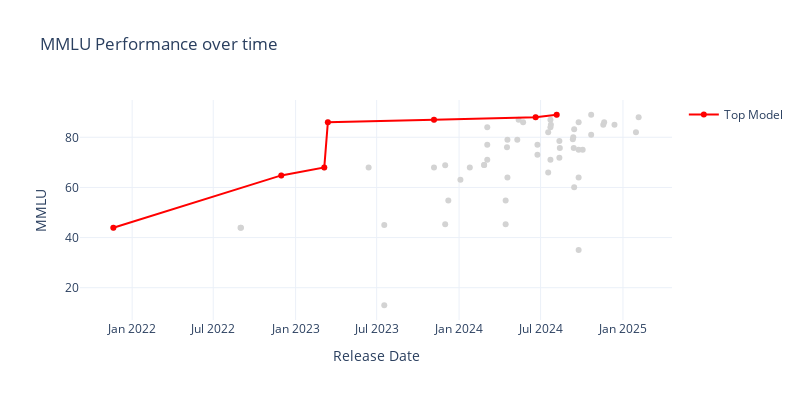
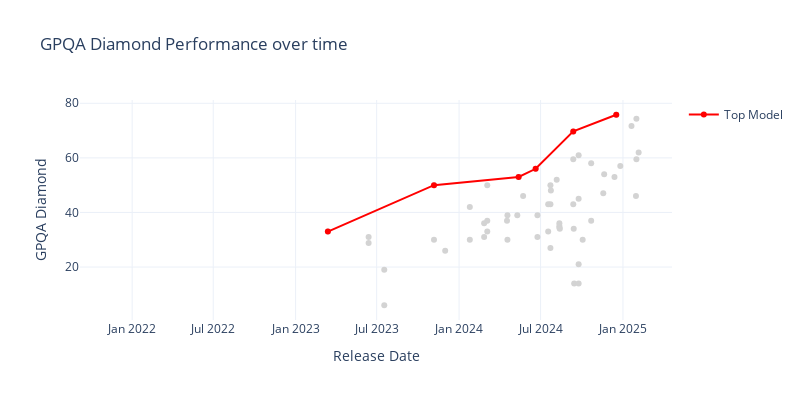
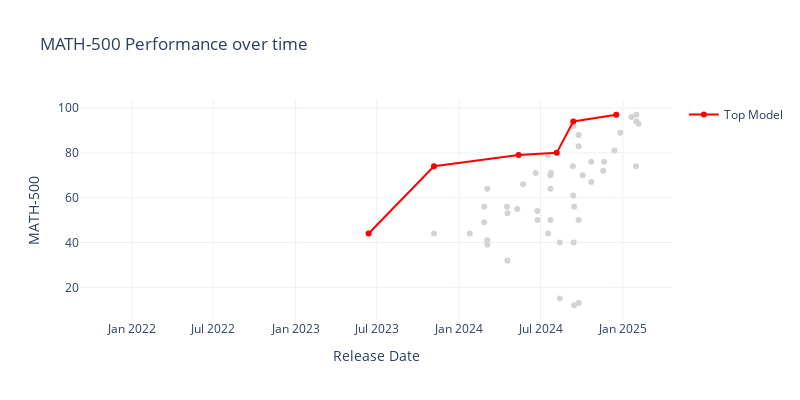
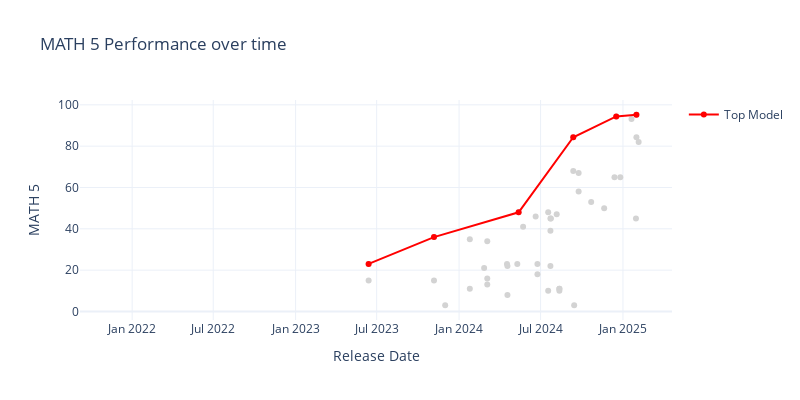

Notebook code for these charts, in order:
### Code cell
top_n = 1
aa_df = aa_df.sort_values(by='Release Date')

top_models_df_lookup = {}
for benchmark in benchmarks:
    # Get the top-1 model by benchmark score at each point in time
    ever_top_n_models = set()
    unique_dates = aa_df['Release Date'].sort_values().unique()
    for date in unique_dates:
        df_up_to_date = aa_df[aa_df['Release Date'] <= date]
        top_n_models = df_up_to_date.nlargest(top_n, benchmark)
        top_n_model_names = top_n_models['Model Name and Date'].tolist()
        ever_top_n_models.update(top_n_model_names)
    ever_top_n_list = list(ever_top_n_models)
    print(ever_top_n_list)
    top_models_df = aa_df[aa_df['Model Name and Date'].isin(ever_top_n_list)]
    top_models_df_lookup[benchmark] = top_models_df

    # Create base scatter plot with all data
    fig = px.scatter(aa_df, x='Release Date', y=benchmark, 
                    hover_data=['Model Name'], 
                    title=f'{benchmark} Performance over time',
                    color_discrete_sequence=['lightgray'])

    # Add top-1 models in a different color
    fig.add_scatter(x=top_models_df['Release Date'], 
                    y=top_models_df[benchmark],
                    mode='lines+markers',
                    name='Top Model',
                    hovertemplate='%{text}<extra></extra>',
                    text=top_models_df['Model Name'],
                    line=dict(color='red'))
    fig.update_layout(
        width=800,
        height=400,
    )
    fig.show()

### Figure 1 — Plotly figure (JSON) as saved in the notebook; plotly's stock layout.template omitted (floating-point values rounded to 4 significant figures)
{"data": [{"customdata": [["GPT-3"], ["GPT-3"], ["GPT-3"], ["GPT-3.5"], ["GPT-3.5 Turbo"], ["GPT-4-0314"], ["GPT-4-0613"], ["GPT-3.5-Turbo-2023-06"], ["Llama-2-Chat-13B"], ["Llama-2-Chat-7B"], ["GPT-3.5-Turbo-2023-11"], ["GPT-4 Turbo"], ["Llama 2-70B Chat"], ["Llama 2-7B"], ["Llama 2-13B"], ["GPT-3"], ["GPT-3.5-Turbo-2024-01"], ["GPT-4-0125"], ["Mistral-Small-2024-02"], ["Mistral-Large-2024-02"], ["Claude-3-Haiku"], ["Claude-3-Sonnet"], ["Claude-3-Opus"], ["Llama 2-13B"], ["Llama 2-7B"], ["Mistral-8x22"], ["Llama-3-Instruct-70B"], ["Llama-3-Instruct-8B"], ["Gemini-1.5-Flash-2024-05"], ["GPT-4o-2024-05"], ["Gemini-1.5-Pro-2024-05"], ["Claude-3.5-Sonnet-2024-06"], ["Gemma-2-9B"], ["Gemma-2-27B"], ["Mistral-NeMo"], ["GPT-4o-mini"], ["Llama-3.1-Instruct-405B"], ["Llama-3.1-Instruct-8B"], ["Llama-3.1-Instruct-70B"], ["Mistral-Large-2-2024-07"], ["GPT-4o-2024-08"], ["Claude 2"], ["Gemini 1.0 Pro"], ["Claude Instant"], ["Claude 2.1"], ["Command R"], ["Command R+"], ["Cohere Command Light"], ["Cohere Command"], ["DeepSeek-Coder-V2 236B"], ["o1-preview"], ["Jamba 1.5-Large"], ["o1-mini"], ["Command R+"], ["Reka Core"], ["Mistral 7B"], ["Llama-3.2-Instruct-1B"], ["Gemini-1.5-Pro-2024-09"], ["Llama-3.2-Instruct-3B"], ["Gemini-1.5-Flash-2024-09"], ["Gemini-1.5-Flash-8B"], ["Claude-3.5-Sonnet-2024-10"], ["Claude-3.5-Haiku"], ["Mistral-Large-2-2024-11"], ["GPT-4o-2024-11"], ["Phi 4"], ["o1"], ["DeepSeek-V3"], ["DeepSeek-R1"], ["Mistral Small 3"], ["o3-mini"], ["o1-mini"], ["Gemini 2.0 Flash"]], "hovertemplate": "Release Date=%{x}<br>MMLU=%{y}<br>Model Name=%{customdata[0]}<extra></extra>", "legendgroup": "", "marker": {"color": "lightgray", "symbol": "circle"}, "mode": "markers", "name": "", "orientation": "v", "showlegend": false, "type": "scatter", "x": ["2021-11-20T00:00:00", "2022-08-31T00:00:00", "2022-09-01T00:00:00", "2022-11-30T00:00:00", "2023-03-06T00:00:00", "2023-03-14T00:00:00", "2023-06-13T00:00:00", "2023-06-13T00:00:00", "2023-07-18T00:00:00", "2023-07-18T00:00:00", "2023-11-06T00:00:00", "2023-11-06T00:00:00", "2023-12-01T00:00:00", "2023-12-01T00:00:00", "2023-12-08T00:00:00", "2024-01-04T00:00:00", "2024-01-25T00:00:00", "2024-01-25T00:00:00", "2024-02-26T00:00:00", "2024-02-26T00:00:00", "2024-03-04T00:00:00", "2024-03-04T00:00:00", "2024-03-04T00:00:00", "2024-04-14T00:00:00", "2024-04-14T00:00:00", "2024-04-17T00:00:00", "2024-04-18T00:00:00", "2024-04-18T00:00:00", "2024-05-10T00:00:00", "2024-05-13T00:00:00", "2024-05-23T00:00:00", "2024-06-20T00:00:00", "2024-06-24T00:00:00", "2024-06-24T00:00:00", "2024-07-18T00:00:00", "2024-07-18T00:00:00", "2024-07-23T00:00:00", "2024-07-23T00:00:00", "2024-07-23T00:00:00", "2024-07-24T00:00:00", "2024-08-06T00:00:00", "2024-08-12T00:00:00", "2024-08-12T00:00:00", "2024-08-12T00:00:00", "2024-08-12T00:00:00", "2024-08-13T00:00:00", "2024-08-13T00:00:00", "2024-08-13T00:00:00", "2024-08-13T00:00:00", "2024-09-11T00:00:00", "2024-09-12T00:00:00", "2024-09-12T00:00:00", "2024-09-12T00:00:00", "2024-09-13T00:00:00", "2024-09-14T00:00:00", "2024-09-14T00:00:00", "2024-09-24T00:00:00", "2024-09-24T00:00:00", "2024-09-24T00:00:00", "2024-09-24T00:00:00", "2024-10-03T00:00:00", "2024-10-22T00:00:00", "2024-10-22T00:00:00", "2024-11-18T00:00:00", "2024-11-20T00:00:00", "2024-12-13T00:00:00", "2024-12-17T00:00:00", "2024-12-26T00:00:00", "2025-01-20T00:00:00", "2025-01-30T00:00:00", "2025-01-31T00:00:00", "2025-01-31T00:00:00", "2025-02-05T00:00:00"], "xaxis": "x", "y": [43.9, 43.9, 43.9, 64.8, 68, 86, null, 68, 45, 13, 68, 87, 68.9, 45.3, 54.8, 63.1, 68, null, 69, 69, 71, 77, 84, 54.8, 45.3, 76, 79, 64, 79, 87, 86, 88, 73, 77, 66, 82, 87, 71, 84, 85, 89, 78.5, 71.8, null, null, null, 75.7, null, null, 79.2, null, 80, null, 75.7, 83.2, 60.1, 35, 86, 64, 75, 75, 89, 81, 85, 86, 85, null, null, null, 82, null, null, 88], "yaxis": "y"}, {"hovertemplate": "%{text}<extra></extra>", "line": {"color": "red"}, "mode": "lines+markers", "name": "Top Model", "text": ["GPT-3", "GPT-3.5", "GPT-3.5 Turbo", "GPT-4-0314", "GPT-4 Turbo", "Claude-3.5-Sonnet-2024-06", "GPT-4o-2024-08"], "type": "scatter", "x": ["2021-11-20T00:00:00", "2022-11-30T00:00:00", "2023-03-06T00:00:00", "2023-03-14T00:00:00", "2023-11-06T00:00:00", "2024-06-20T00:00:00", "2024-08-06T00:00:00"], "y": [43.9, 64.8, 68, 86, 87, 88, 89]}], "layout": {"height": 400, "legend": {"tracegroupgap": 0}, "title": {"text": "MMLU Performance over time"}, "width": 800, "xaxis": {"anchor": "y", "domain": [0, 1], "title": {"text": "Release Date"}}, "yaxis": {"anchor": "x", "domain": [0, 1], "title": {"text": "MMLU"}}}}

### Figure 2 — Plotly figure (JSON) as saved in the notebook; plotly's stock layout.template omitted (floating-point values rounded to 4 significant figures)
{"data": [{"customdata": [["GPT-3"], ["GPT-3"], ["GPT-3"], ["GPT-3.5"], ["GPT-3.5 Turbo"], ["GPT-4-0314"], ["GPT-4-0613"], ["GPT-3.5-Turbo-2023-06"], ["Llama-2-Chat-13B"], ["Llama-2-Chat-7B"], ["GPT-3.5-Turbo-2023-11"], ["GPT-4 Turbo"], ["Llama 2-70B Chat"], ["Llama 2-7B"], ["Llama 2-13B"], ["GPT-3"], ["GPT-3.5-Turbo-2024-01"], ["GPT-4-0125"], ["Mistral-Small-2024-02"], ["Mistral-Large-2024-02"], ["Claude-3-Haiku"], ["Claude-3-Sonnet"], ["Claude-3-Opus"], ["Llama 2-13B"], ["Llama 2-7B"], ["Mistral-8x22"], ["Llama-3-Instruct-70B"], ["Llama-3-Instruct-8B"], ["Gemini-1.5-Flash-2024-05"], ["GPT-4o-2024-05"], ["Gemini-1.5-Pro-2024-05"], ["Claude-3.5-Sonnet-2024-06"], ["Gemma-2-9B"], ["Gemma-2-27B"], ["Mistral-NeMo"], ["GPT-4o-mini"], ["Llama-3.1-Instruct-405B"], ["Llama-3.1-Instruct-8B"], ["Llama-3.1-Instruct-70B"], ["Mistral-Large-2-2024-07"], ["GPT-4o-2024-08"], ["Claude 2"], ["Gemini 1.0 Pro"], ["Claude Instant"], ["Claude 2.1"], ["Command R"], ["Command R+"], ["Cohere Command Light"], ["Cohere Command"], ["DeepSeek-Coder-V2 236B"], ["o1-preview"], ["Jamba 1.5-Large"], ["o1-mini"], ["Command R+"], ["Reka Core"], ["Mistral 7B"], ["Llama-3.2-Instruct-1B"], ["Gemini-1.5-Pro-2024-09"], ["Llama-3.2-Instruct-3B"], ["Gemini-1.5-Flash-2024-09"], ["Gemini-1.5-Flash-8B"], ["Claude-3.5-Sonnet-2024-10"], ["Claude-3.5-Haiku"], ["Mistral-Large-2-2024-11"], ["GPT-4o-2024-11"], ["Phi 4"], ["o1"], ["DeepSeek-V3"], ["DeepSeek-R1"], ["Mistral Small 3"], ["o3-mini"], ["o1-mini"], ["Gemini 2.0 Flash"]], "hovertemplate": "Release Date=%{x}<br>GPQA Diamond=%{y}<br>Model Name=%{customdata[0]}<extra></extra>", "legendgroup": "", "marker": {"color": "lightgray", "symbol": "circle"}, "mode": "markers", "name": "", "orientation": "v", "showlegend": false, "type": "scatter", "x": ["2021-11-20T00:00:00", "2022-08-31T00:00:00", "2022-09-01T00:00:00", "2022-11-30T00:00:00", "2023-03-06T00:00:00", "2023-03-14T00:00:00", "2023-06-13T00:00:00", "2023-06-13T00:00:00", "2023-07-18T00:00:00", "2023-07-18T00:00:00", "2023-11-06T00:00:00", "2023-11-06T00:00:00", "2023-12-01T00:00:00", "2023-12-01T00:00:00", "2023-12-08T00:00:00", "2024-01-04T00:00:00", "2024-01-25T00:00:00", "2024-01-25T00:00:00", "2024-02-26T00:00:00", "2024-02-26T00:00:00", "2024-03-04T00:00:00", "2024-03-04T00:00:00", "2024-03-04T00:00:00", "2024-04-14T00:00:00", "2024-04-14T00:00:00", "2024-04-17T00:00:00", "2024-04-18T00:00:00", "2024-04-18T00:00:00", "2024-05-10T00:00:00", "2024-05-13T00:00:00", "2024-05-23T00:00:00", "2024-06-20T00:00:00", "2024-06-24T00:00:00", "2024-06-24T00:00:00", "2024-07-18T00:00:00", "2024-07-18T00:00:00", "2024-07-23T00:00:00", "2024-07-23T00:00:00", "2024-07-23T00:00:00", "2024-07-24T00:00:00", "2024-08-06T00:00:00", "2024-08-12T00:00:00", "2024-08-12T00:00:00", "2024-08-12T00:00:00", "2024-08-12T00:00:00", "2024-08-13T00:00:00", "2024-08-13T00:00:00", "2024-08-13T00:00:00", "2024-08-13T00:00:00", "2024-09-11T00:00:00", "2024-09-12T00:00:00", "2024-09-12T00:00:00", "2024-09-12T00:00:00", "2024-09-13T00:00:00", "2024-09-14T00:00:00", "2024-09-14T00:00:00", "2024-09-24T00:00:00", "2024-09-24T00:00:00", "2024-09-24T00:00:00", "2024-09-24T00:00:00", "2024-10-03T00:00:00", "2024-10-22T00:00:00", "2024-10-22T00:00:00", "2024-11-18T00:00:00", "2024-11-20T00:00:00", "2024-12-13T00:00:00", "2024-12-17T00:00:00", "2024-12-26T00:00:00", "2025-01-20T00:00:00", "2025-01-30T00:00:00", "2025-01-31T00:00:00", "2025-01-31T00:00:00", "2025-02-05T00:00:00"], "xaxis": "x", "y": [null, null, null, null, null, 33, 31, 28.8, 19, 6, 30, 50, 26, null, null, null, 30, 42, 31, 36, 33, 37, 50, null, null, 37, 39, 30, 39, 53, 46, 56, 31, 39, 33, 43, 50, 27, 43, 48, 52, 35, 34.4, null, 36, null, 34, null, null, null, 69.7, 43, 59.5, 34, null, 14, 14, 61, 21, 45, 30, 58, 37, 47, 54, 53, 75.8, 57, 71.7, 46, 74.3, 59.5, 62], "yaxis": "y"}, {"hovertemplate": "%{text}<extra></extra>", "line": {"color": "red"}, "mode": "lines+markers", "name": "Top Model", "text": ["GPT-3", "GPT-4-0314", "GPT-4 Turbo", "GPT-4o-2024-05", "Claude-3.5-Sonnet-2024-06", "o1-preview", "o1"], "type": "scatter", "x": ["2021-11-20T00:00:00", "2023-03-14T00:00:00", "2023-11-06T00:00:00", "2024-05-13T00:00:00", "2024-06-20T00:00:00", "2024-09-12T00:00:00", "2024-12-17T00:00:00"], "y": [null, 33, 50, 53, 56, 69.7, 75.8]}], "layout": {"height": 400, "legend": {"tracegroupgap": 0}, "title": {"text": "GPQA Diamond Performance over time"}, "width": 800, "xaxis": {"anchor": "y", "domain": [0, 1], "title": {"text": "Release Date"}}, "yaxis": {"anchor": "x", "domain": [0, 1], "title": {"text": "GPQA Diamond"}}}}

### Figure 3 — Plotly figure (JSON) as saved in the notebook; plotly's stock layout.template omitted (floating-point values rounded to 4 significant figures)
{"data": [{"customdata": [["GPT-3"], ["GPT-3"], ["GPT-3"], ["GPT-3.5"], ["GPT-3.5 Turbo"], ["GPT-4-0314"], ["GPT-4-0613"], ["GPT-3.5-Turbo-2023-06"], ["Llama-2-Chat-13B"], ["Llama-2-Chat-7B"], ["GPT-3.5-Turbo-2023-11"], ["GPT-4 Turbo"], ["Llama 2-70B Chat"], ["Llama 2-7B"], ["Llama 2-13B"], ["GPT-3"], ["GPT-3.5-Turbo-2024-01"], ["GPT-4-0125"], ["Mistral-Small-2024-02"], ["Mistral-Large-2024-02"], ["Claude-3-Haiku"], ["Claude-3-Sonnet"], ["Claude-3-Opus"], ["Llama 2-13B"], ["Llama 2-7B"], ["Mistral-8x22"], ["Llama-3-Instruct-70B"], ["Llama-3-Instruct-8B"], ["Gemini-1.5-Flash-2024-05"], ["GPT-4o-2024-05"], ["Gemini-1.5-Pro-2024-05"], ["Claude-3.5-Sonnet-2024-06"], ["Gemma-2-9B"], ["Gemma-2-27B"], ["Mistral-NeMo"], ["GPT-4o-mini"], ["Llama-3.1-Instruct-405B"], ["Llama-3.1-Instruct-8B"], ["Llama-3.1-Instruct-70B"], ["Mistral-Large-2-2024-07"], ["GPT-4o-2024-08"], ["Claude 2"], ["Gemini 1.0 Pro"], ["Claude Instant"], ["Claude 2.1"], ["Command R"], ["Command R+"], ["Cohere Command Light"], ["Cohere Command"], ["DeepSeek-Coder-V2 236B"], ["o1-preview"], ["Jamba 1.5-Large"], ["o1-mini"], ["Command R+"], ["Reka Core"], ["Mistral 7B"], ["Llama-3.2-Instruct-1B"], ["Gemini-1.5-Pro-2024-09"], ["Llama-3.2-Instruct-3B"], ["Gemini-1.5-Flash-2024-09"], ["Gemini-1.5-Flash-8B"], ["Claude-3.5-Sonnet-2024-10"], ["Claude-3.5-Haiku"], ["Mistral-Large-2-2024-11"], ["GPT-4o-2024-11"], ["Phi 4"], ["o1"], ["DeepSeek-V3"], ["DeepSeek-R1"], ["Mistral Small 3"], ["o3-mini"], ["o1-mini"], ["Gemini 2.0 Flash"]], "hovertemplate": "Release Date=%{x}<br>MATH-500=%{y}<br>Model Name=%{customdata[0]}<extra></extra>", "legendgroup": "", "marker": {"color": "lightgray", "symbol": "circle"}, "mode": "markers", "name": "", "orientation": "v", "showlegend": false, "type": "scatter", "x": ["2021-11-20T00:00:00", "2022-08-31T00:00:00", "2022-09-01T00:00:00", "2022-11-30T00:00:00", "2023-03-06T00:00:00", "2023-03-14T00:00:00", "2023-06-13T00:00:00", "2023-06-13T00:00:00", "2023-07-18T00:00:00", "2023-07-18T00:00:00", "2023-11-06T00:00:00", "2023-11-06T00:00:00", "2023-12-01T00:00:00", "2023-12-01T00:00:00", "2023-12-08T00:00:00", "2024-01-04T00:00:00", "2024-01-25T00:00:00", "2024-01-25T00:00:00", "2024-02-26T00:00:00", "2024-02-26T00:00:00", "2024-03-04T00:00:00", "2024-03-04T00:00:00", "2024-03-04T00:00:00", "2024-04-14T00:00:00", "2024-04-14T00:00:00", "2024-04-17T00:00:00", "2024-04-18T00:00:00", "2024-04-18T00:00:00", "2024-05-10T00:00:00", "2024-05-13T00:00:00", "2024-05-23T00:00:00", "2024-06-20T00:00:00", "2024-06-24T00:00:00", "2024-06-24T00:00:00", "2024-07-18T00:00:00", "2024-07-18T00:00:00", "2024-07-23T00:00:00", "2024-07-23T00:00:00", "2024-07-23T00:00:00", "2024-07-24T00:00:00", "2024-08-06T00:00:00", "2024-08-12T00:00:00", "2024-08-12T00:00:00", "2024-08-12T00:00:00", "2024-08-12T00:00:00", "2024-08-13T00:00:00", "2024-08-13T00:00:00", "2024-08-13T00:00:00", "2024-08-13T00:00:00", "2024-09-11T00:00:00", "2024-09-12T00:00:00", "2024-09-12T00:00:00", "2024-09-12T00:00:00", "2024-09-13T00:00:00", "2024-09-14T00:00:00", "2024-09-14T00:00:00", "2024-09-24T00:00:00", "2024-09-24T00:00:00", "2024-09-24T00:00:00", "2024-09-24T00:00:00", "2024-10-03T00:00:00", "2024-10-22T00:00:00", "2024-10-22T00:00:00", "2024-11-18T00:00:00", "2024-11-20T00:00:00", "2024-12-13T00:00:00", "2024-12-17T00:00:00", "2024-12-26T00:00:00", "2025-01-20T00:00:00", "2025-01-30T00:00:00", "2025-01-31T00:00:00", "2025-01-31T00:00:00", "2025-02-05T00:00:00"], "xaxis": "x", "y": [null, null, null, null, null, null, null, 44, null, null, 44, 74, null, null, null, null, 44, null, 56, 49, 39, 41, 64, null, null, 56, 53, 32, 55, 79, 66, 71, 50, 54, 44, 79, 70, 50, 64, 71, 80, null, null, null, null, 15, 40, null, null, 74, 92, 61, 94, 40, 56, 12, 13, 88, 50, 83, 70, 76, 67, 72, 76, 81, 97, 89, 96, 74, 97, 94, 93], "yaxis": "y"}, {"hovertemplate": "%{text}<extra></extra>", "line": {"color": "red"}, "mode": "lines+markers", "name": "Top Model", "text": ["GPT-3", "GPT-3.5-Turbo-2023-06", "GPT-4 Turbo", "GPT-4o-2024-05", "GPT-4o-2024-08", "o1-mini", "o1"], "type": "scatter", "x": ["2021-11-20T00:00:00", "2023-06-13T00:00:00", "2023-11-06T00:00:00", "2024-05-13T00:00:00", "2024-08-06T00:00:00", "2024-09-12T00:00:00", "2024-12-17T00:00:00"], "y": [null, 44, 74, 79, 80, 94, 97]}], "layout": {"height": 400, "legend": {"tracegroupgap": 0}, "title": {"text": "MATH-500 Performance over time"}, "width": 800, "xaxis": {"anchor": "y", "domain": [0, 1], "title": {"text": "Release Date"}}, "yaxis": {"anchor": "x", "domain": [0, 1], "title": {"text": "MATH-500"}}}}

### Figure 4 — Plotly figure (JSON) as saved in the notebook; plotly's stock layout.template omitted (floating-point values rounded to 4 significant figures)
{"data": [{"customdata": [["GPT-3"], ["GPT-3"], ["GPT-3"], ["GPT-3.5"], ["GPT-3.5 Turbo"], ["GPT-4-0314"], ["GPT-4-0613"], ["GPT-3.5-Turbo-2023-06"], ["Llama-2-Chat-13B"], ["Llama-2-Chat-7B"], ["GPT-3.5-Turbo-2023-11"], ["GPT-4 Turbo"], ["Llama 2-70B Chat"], ["Llama 2-7B"], ["Llama 2-13B"], ["GPT-3"], ["GPT-3.5-Turbo-2024-01"], ["GPT-4-0125"], ["Mistral-Small-2024-02"], ["Mistral-Large-2024-02"], ["Claude-3-Haiku"], ["Claude-3-Sonnet"], ["Claude-3-Opus"], ["Llama 2-13B"], ["Llama 2-7B"], ["Mistral-8x22"], ["Llama-3-Instruct-70B"], ["Llama-3-Instruct-8B"], ["Gemini-1.5-Flash-2024-05"], ["GPT-4o-2024-05"], ["Gemini-1.5-Pro-2024-05"], ["Claude-3.5-Sonnet-2024-06"], ["Gemma-2-9B"], ["Gemma-2-27B"], ["Mistral-NeMo"], ["GPT-4o-mini"], ["Llama-3.1-Instruct-405B"], ["Llama-3.1-Instruct-8B"], ["Llama-3.1-Instruct-70B"], ["Mistral-Large-2-2024-07"], ["GPT-4o-2024-08"], ["Claude 2"], ["Gemini 1.0 Pro"], ["Claude Instant"], ["Claude 2.1"], ["Command R"], ["Command R+"], ["Cohere Command Light"], ["Cohere Command"], ["DeepSeek-Coder-V2 236B"], ["o1-preview"], ["Jamba 1.5-Large"], ["o1-mini"], ["Command R+"], ["Reka Core"], ["Mistral 7B"], ["Llama-3.2-Instruct-1B"], ["Gemini-1.5-Pro-2024-09"], ["Llama-3.2-Instruct-3B"], ["Gemini-1.5-Flash-2024-09"], ["Gemini-1.5-Flash-8B"], ["Claude-3.5-Sonnet-2024-10"], ["Claude-3.5-Haiku"], ["Mistral-Large-2-2024-11"], ["GPT-4o-2024-11"], ["Phi 4"], ["o1"], ["DeepSeek-V3"], ["DeepSeek-R1"], ["Mistral Small 3"], ["o3-mini"], ["o1-mini"], ["Gemini 2.0 Flash"]], "hovertemplate": "Release Date=%{x}<br>MATH 5=%{y}<br>Model Name=%{customdata[0]}<extra></extra>", "legendgroup": "", "marker": {"color": "lightgray", "symbol": "circle"}, "mode": "markers", "name": "", "orientation": "v", "showlegend": false, "type": "scatter", "x": ["2021-11-20T00:00:00", "2022-08-31T00:00:00", "2022-09-01T00:00:00", "2022-11-30T00:00:00", "2023-03-06T00:00:00", "2023-03-14T00:00:00", "2023-06-13T00:00:00", "2023-06-13T00:00:00", "2023-07-18T00:00:00", "2023-07-18T00:00:00", "2023-11-06T00:00:00", "2023-11-06T00:00:00", "2023-12-01T00:00:00", "2023-12-01T00:00:00", "2023-12-08T00:00:00", "2024-01-04T00:00:00", "2024-01-25T00:00:00", "2024-01-25T00:00:00", "2024-02-26T00:00:00", "2024-02-26T00:00:00", "2024-03-04T00:00:00", "2024-03-04T00:00:00", "2024-03-04T00:00:00", "2024-04-14T00:00:00", "2024-04-14T00:00:00", "2024-04-17T00:00:00", "2024-04-18T00:00:00", "2024-04-18T00:00:00", "2024-05-10T00:00:00", "2024-05-13T00:00:00", "2024-05-23T00:00:00", "2024-06-20T00:00:00", "2024-06-24T00:00:00", "2024-06-24T00:00:00", "2024-07-18T00:00:00", "2024-07-18T00:00:00", "2024-07-23T00:00:00", "2024-07-23T00:00:00", "2024-07-23T00:00:00", "2024-07-24T00:00:00", "2024-08-06T00:00:00", "2024-08-12T00:00:00", "2024-08-12T00:00:00", "2024-08-12T00:00:00", "2024-08-12T00:00:00", "2024-08-13T00:00:00", "2024-08-13T00:00:00", "2024-08-13T00:00:00", "2024-08-13T00:00:00", "2024-09-11T00:00:00", "2024-09-12T00:00:00", "2024-09-12T00:00:00", "2024-09-12T00:00:00", "2024-09-13T00:00:00", "2024-09-14T00:00:00", "2024-09-14T00:00:00", "2024-09-24T00:00:00", "2024-09-24T00:00:00", "2024-09-24T00:00:00", "2024-09-24T00:00:00", "2024-10-03T00:00:00", "2024-10-22T00:00:00", "2024-10-22T00:00:00", "2024-11-18T00:00:00", "2024-11-20T00:00:00", "2024-12-13T00:00:00", "2024-12-17T00:00:00", "2024-12-26T00:00:00", "2025-01-20T00:00:00", "2025-01-30T00:00:00", "2025-01-31T00:00:00", "2025-01-31T00:00:00", "2025-02-05T00:00:00"], "xaxis": "x", "y": [null, null, null, null, null, null, 23, 15, null, null, 15, 36, 3, null, null, null, 11, 35, null, 21, 13, 16, 34, null, null, 23, 22, 8, 23, 48, 41, 46, 18, 23, 10, 48, 45, 22, 39, 45, 47, 10, 11, null, 11, null, null, null, null, null, 68, null, 84.3, null, null, 3, null, 67, null, 58, null, 53, null, null, 50, 65, 94.4, 65, 93.1, 45, 95.2, 84.3, 82], "yaxis": "y"}, {"hovertemplate": "%{text}<extra></extra>", "line": {"color": "red"}, "mode": "lines+markers", "name": "Top Model", "text": ["GPT-3", "GPT-4-0613", "GPT-4 Turbo", "GPT-4o-2024-05", "o1-mini", "o1", "o3-mini"], "type": "scatter", "x": ["2021-11-20T00:00:00", "2023-06-13T00:00:00", "2023-11-06T00:00:00", "2024-05-13T00:00:00", "2024-09-12T00:00:00", "2024-12-17T00:00:00", "2025-01-31T00:00:00"], "y": [null, 23, 36, 48, 84.3, 94.4, 95.2]}], "layout": {"height": 400, "legend": {"tracegroupgap": 0}, "title": {"text": "MATH 5 Performance over time"}, "width": 800, "xaxis": {"anchor": "y", "domain": [0, 1], "title": {"text": "Release Date"}}, "yaxis": {"anchor": "x", "domain": [0, 1], "title": {"text": "MATH 5"}}}}
